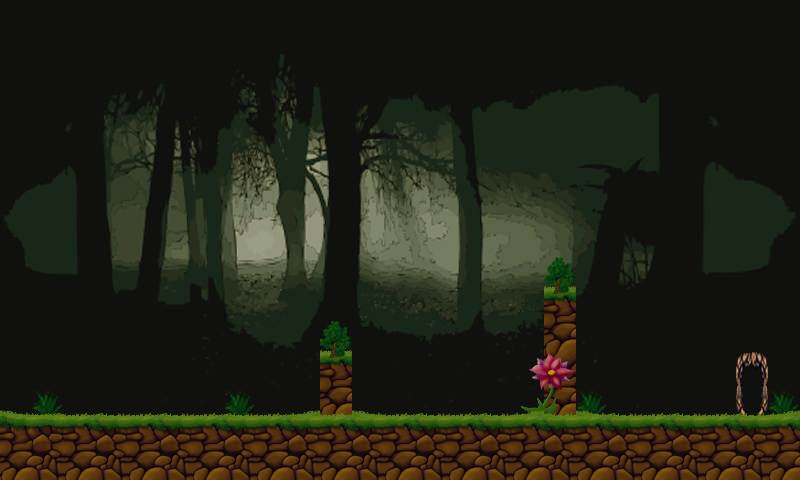

A 2D game scene composited from a Tiled map and its tileset images. What follows is a short description and the map's XML, with each tile layer's data collapsed to a summary:
An orthogonal 25x15 tile map with 32x32 px tiles, 4 tile layers (bg, objs, plants, grnd), 3 tilesets and 7 objects (box1, ground, box2, start, finish, ...).

<map version="1.0" orientation="orthogonal" renderorder="right-down" width="25" height="15" tilewidth="32" tileheight="32" nextobjectid="19">
 <properties>
  <property name="mapmeta" value="mapvalue" />
 </properties>
 <tileset firstgid="1" name="Untitled" tilewidth="32" tileheight="32">
  <image source="tiles.png" width="256" height="32" />
 </tileset>
 <tileset firstgid="9" name="forest" tilewidth="32" tileheight="32">
  <image source="forest.png" width="320" height="320" />
 </tileset>
 <tileset firstgid="109" name="Gothic-Forest_Clip_Art" tilewidth="800" tileheight="480">
  <image source="Gothic-Forest_Clip_Art.png" width="800" height="480" />
 </tileset>
 <layer name="bg" width="25" height="15">
  <data>[375 cells, 1 non-empty, 1 distinct tile ids]</data>
 </layer>
 <layer name="objs" width="25" height="15">
  <data>[375 cells, 11 non-empty, 7 distinct tile ids]</data>
 </layer>
 <layer name="plants" width="25" height="15">
  <data>[375 cells, 8 non-empty, 5 distinct tile ids]</data>
 </layer>
 <layer name="grnd" width="25" height="15">
  <data>[375 cells, 79 non-empty, 12 distinct tile ids]</data>
 </layer>
 <objectgroup name="obstacles">
  <properties>
   <property name="objectmeta" value="objectvalue" />
  </properties>
  <object id="3" name="box1" x="320" y="331" width="32" height="97">
   <properties>
    <property name="name" value="box1" />
   </properties>
  </object>
  <object id="6" name="ground" x="-8" y="416" width="814" height="67">
   <properties>
    <property name="name" value="ground" />
   </properties>
  </object>
  <object id="16" name="box2" x="544" y="268" width="32" height="156">
   <properties>
    <property name="name" value="box2" />
   </properties>
  </object>
 </objectgroup>
 <objectgroup name="startFinish">
  <object id="10" name="start" x="35" y="350" width="48" height="64">
   <properties>
    <property name="name" value="start" />
   </properties>
  </object>
  <object id="12" name="finish" x="736" y="352" width="32" height="64">
   <properties>
    <property name="name" value="finish" />
   </properties>
  </object>
 </objectgroup>
 <objectgroup name="shackleables">
  <object id="15" name="shackleable1" x="320" y="327" width="32" height="32">
   <properties>
    <property name="name" value="shackleable1" />
   </properties>
  </object>
  <object id="18" name="shackleable2" x="544" y="262" width="32" height="32">
   <properties>
    <property name="name" value="shackleable2" />
   </properties>
  </object>
 </objectgroup>
 <objectgroup name="enemies" />
 <objectgroup name="platforms" />
 <objectgroup name="pinecones" />
</map>
